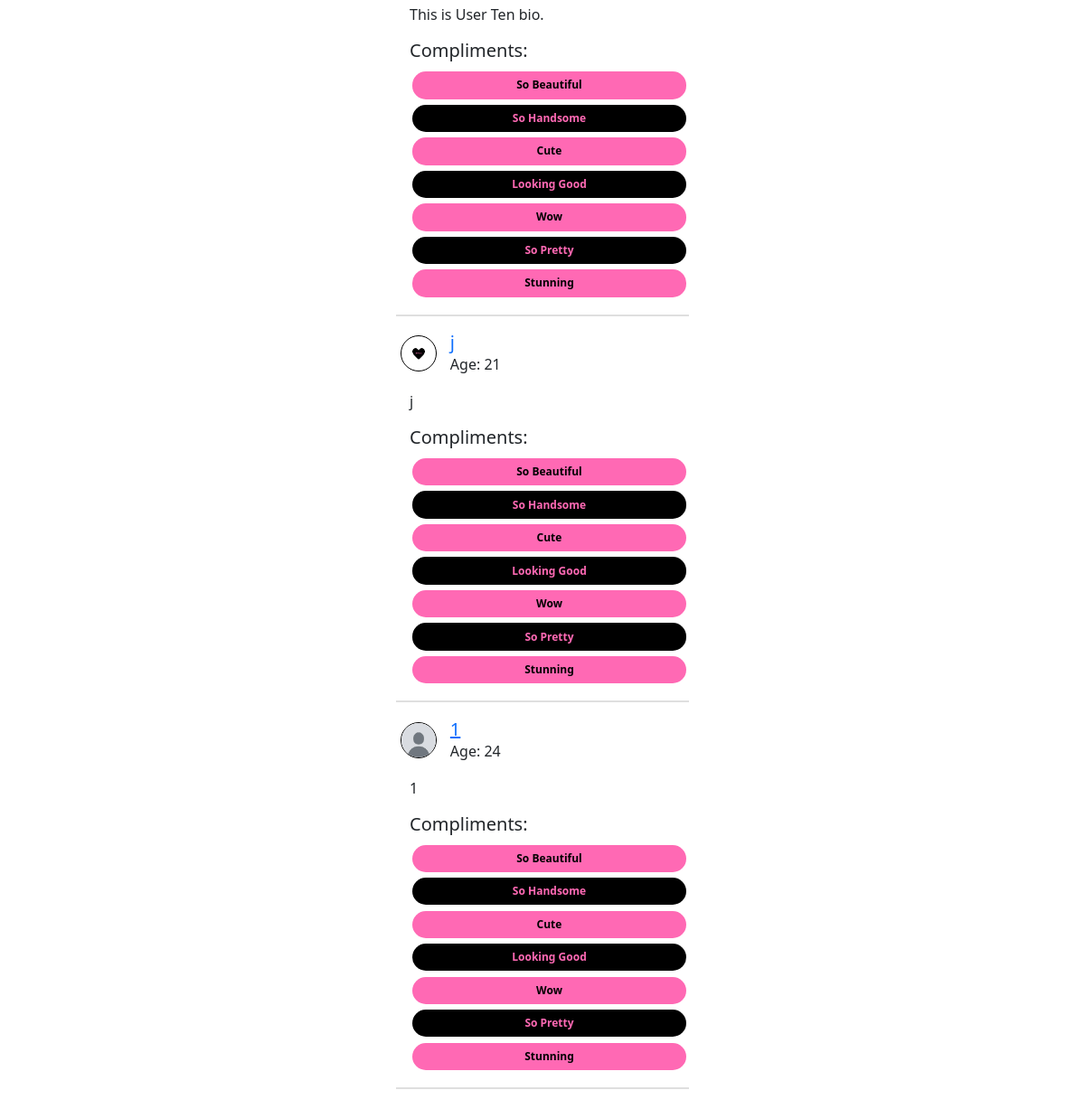
Page / (signed in, lower part) on the earlier database version.
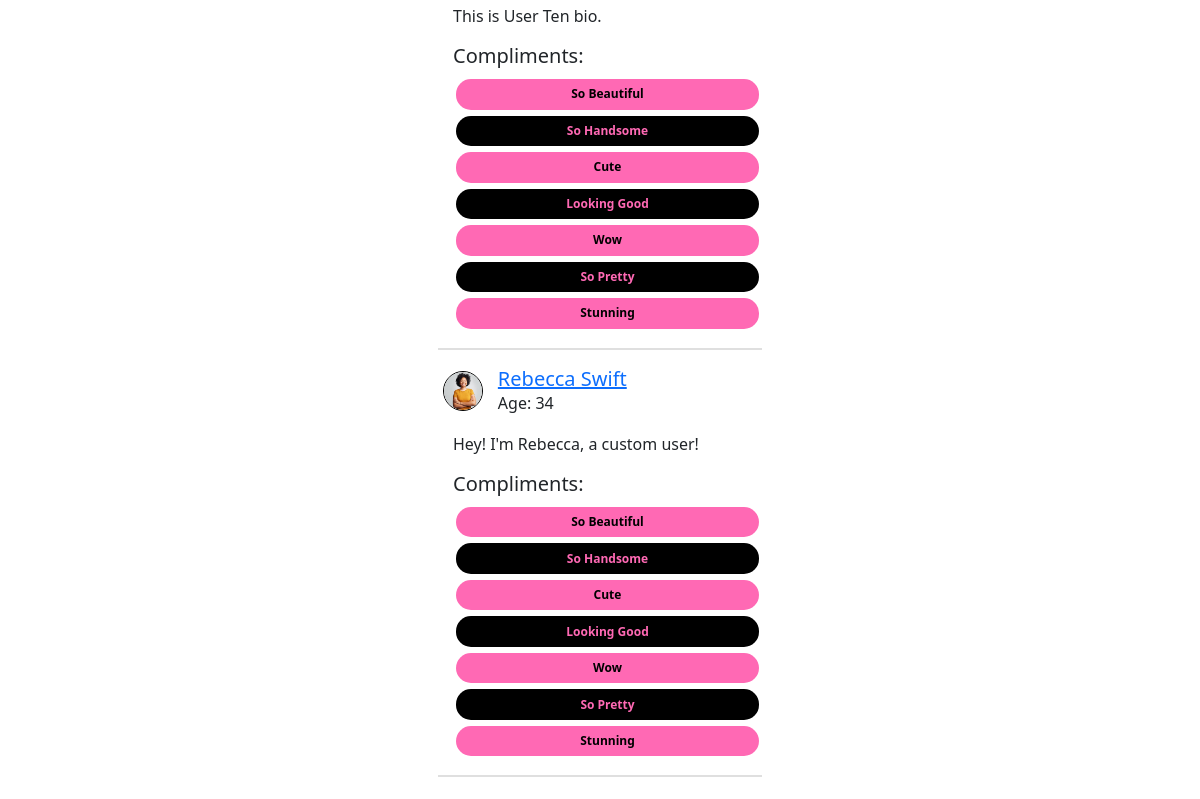
Same page on the later database version.
### DatingApp/model.py (models this page shows)
class User(flask_login.UserMixin, db.Model):
    id: Mapped[int] = mapped_column(primary_key=True)
    email: Mapped[str] = mapped_column(String(128), unique=True)
    username: Mapped[str] = mapped_column(String(64))
    password: Mapped[str] = mapped_column(String(256))
    profile: Mapped["Profile"] = relationship(back_populates="user")
    liking: Mapped[List["User"]] = relationship(
        secondary=LikingAssociation.__table__,
        primaryjoin=LikingAssociation.liker_id == id,
        secondaryjoin=LikingAssociation.liked_id == id,
        back_populates="likers",
    )
    likers: Mapped[List["User"]] = relationship(
        secondary=LikingAssociation.__table__,
        primaryjoin=LikingAssociation.liked_id == id,
        secondaryjoin=LikingAssociation.liker_id == id,
        back_populates="liking",
    )
    blocking: Mapped[List["User"]] = relationship(
        secondary=BlockingAssociation.__table__,
        primaryjoin=BlockingAssociation.blocker_id == id,
        secondaryjoin=BlockingAssociation.blocked_id == id,
        back_populates="blockers",
    )
    blockers: Mapped[List["User"]] = relationship(
        secondary=BlockingAssociation.__table__,
        primaryjoin=BlockingAssociation.blocked_id == id,
        secondaryjoin=BlockingAssociation.blocker_id == id,
        back_populates="blocking",
    )
    sent_proposals: Mapped[List["DateProposal"]] = relationship(
        back_populates="proposer", foreign_keys="DateProposal.proposer_id"
    )
    received_proposals: Mapped[List["DateProposal"]] = relationship(
        back_populates="recipient", foreign_keys="DateProposal.recipient_id"
    )
    sent_compliments: Mapped[List["Compliments"]] = relationship(
        back_populates="sender", foreign_keys="Compliments.sender_id"
    )
    received_compliments: Mapped[List["Compliments"]] = relationship(
        back_populates="recipient", foreign_keys="Compliments.recipient_id"
    )

class Profile(db.Model):
    id: Mapped[int] = mapped_column(primary_key=True)
    user_id: Mapped[int] = mapped_column(ForeignKey("user.id"), unique=True)
    user: Mapped["User"] = relationship(
        back_populates="profile",
        single_parent=True,
    )
    fullname: Mapped[str] = mapped_column(String(128))
    bio: Mapped[Optional[str]] = mapped_column(Text)
    instagram_username: Mapped[Optional[str]] = mapped_column(String(64))
    birth_year: Mapped[Optional[int]] = mapped_column(Integer)
    age_minimum: Mapped[Optional[int]] = mapped_column(Integer)
    age_maximum: Mapped[Optional[int]] = mapped_column(Integer)
    gender: Mapped[Optional[str]] = mapped_column(String(16))
    genderPreference: Mapped[Optional[str]] = mapped_column(String(16))
    photo_id: Mapped[Optional[int]] = mapped_column(ForeignKey("photo.id"))
    photo: Mapped[Optional["Photo"]] = relationship(back_populates="profile")

### DatingApp/main.py (the view)
@bp.route("/")
@flask_login.login_required
def index():
    curUser = flask_login.current_user
    current_year = datetime.now().year
    age_min = current_year - curUser.profile.age_maximum
    age_max = current_year - curUser.profile.age_minimum
    gender_pref = curUser.profile.genderPreference
    blocked_users = [blocked_user.id for blocked_user in curUser.blocking]
    curAge = current_year - curUser.profile.birth_year
    defaultUsers = db.session.query(model.User).join(model.Profile).filter(
        model.User.id != curUser.id,
        model.Profile.birth_year.between(age_min, age_max),
        model.User.id.notin_(blocked_users),
        model.Profile.gender == gender_pref,
        model.Profile.genderPreference == curUser.profile.gender,
        (model.Profile.age_maximum >= curAge) &
        (model.Profile.age_minimum <= curAge)
        ).limit(10).all()
    compliments = ["So Beautiful", "So Handsome", "Cute", "Looking Good", "Wow", "So Pretty", "Stunning"]
    return render_template("main/index.html", user=curUser, defaultUsers = defaultUsers, current_year=current_year, compliments=compliments)

### DatingApp/__init__.py (called while the page is built)
def create_app(test_config=None):
    app = Flask(__name__)
    app.config["SECRET_KEY"] = "93220d9b340cf9a6c39bac99cce7daf220167498f91fa"
    app.config["SQLALCHEMY_DATABASE_URI"] = "sqlite:///DatingApp.db"
    login_manager = LoginManager()
    login_manager.login_view = 'auth.login'
    login_manager.init_app(app)
    from . import model
    @login_manager.user_loader
    def load_user(user_id):
        return db.session.get(model.User, int(user_id))
    db.init_app(app)
    from . import main
    from . import auth
    app.register_blueprint(main.bp)
    app.register_blueprint(auth.bp)
    return app

### DatingApp/templates/main/index.html (shortened to what this page needs)
{% extends 'base.html' %}
{% block content %}
    <section class="welcome-section">
        <div style="display: flex; justify-content: space-evenly">
            {% if defaultUsers %}
            <div class="listUsers">
                <br>
                {% for user in defaultUsers %}
                    <div class="userRow">
                        {% if user.profile.photo %}
                            <img src="{{ url_for('static', filename='photos/photo-' ~ user.profile.photo.id ~ '.' ~ user.profile.photo.file_extension) }}" class="pfpSmall" alt="Profile photo" style="margin-right: 15px;">
                        {% else %}
                            <img src="{{ url_for('static', filename='photos/defaultPfp.jpg') }}" class="pfpSmall" alt="Default profile photo" style="margin-right: 15px;">
                        {% endif %}
                        <div style="display: flex; flex-direction: column;">
                            <h5 style="margin: 0;"><a href="{{ url_for('main.profile', user_id=user.id) }}">{{ user.profile.fullname }}</a></h5>
                            <p style="margin: 0;">Age: {{ current_year - user.profile.birth_year }}</p>
                        </div>
                    </div>
                    <p style="margin-left: 15px;">{{ user.profile.bio }}</p>
                    <div class="compliments">
                        <h5>Compliments:</h5>
                            {% for compliment in compliments %}
                            <button class="compliment" data-user-id="{{ user.id }}" data-message="{{ compliment }}">
                                {{ compliment }}
                              </button>
                            {% endfor %}
                    </div>
                    <hr style="border: 0.5px solid; color: grey; width: 100%;">
                {% endfor %}
            </div>
            {% endif %}
        </div>
    </section>
{% endblock %}

Differences in the rows shown:
no longer on this page (row edited): User: profile.fullname "j", profile.bio "j", compliments "So Beautiful" "So Handsome" "Cute" "Looking Good" "Wow" "So Pretty" "Stunning"
no longer on this page (row edited): Profile: current_year-user.profile.birth_year "21"
no longer on this page (row edited): User: profile.fullname "1", profile.bio "1", compliments "So Beautiful" "So Handsome" "Cute" "Looking Good" "Wow" "So Pretty" "Stunning"
no longer on this page (row edited): Profile: current_year-user.profile.birth_year "24"
now on this page (row edited): User: profile.fullname "Rebecca Swift", profile.bio "Hey! I'm Rebecca, a custom user!", compliments "So Beautiful" "So Handsome" "Cute" "Looking Good" "Wow" "So Pretty" "Stunning"
now on this page (row edited): Profile: current_year-user.profile.birth_year "34"
